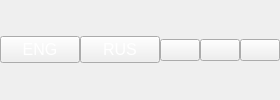
        <widget class="QFrame" name="header_frame_rigth">
         <property name="frameShape">
          <enum>QFrame::NoFrame</enum>
         </property>
         <property name="frameShadow">
          <enum>QFrame::Raised</enum>
         </property>
         <layout class="QHBoxLayout" name="horizontalLayout_2">
          <property name="spacing">
           <number>0</number>
          </property>
          <property name="leftMargin">
           <number>0</number>
          </property>
          <property name="topMargin">
           <number>0</number>
          </property>
          <property name="rightMargin">
           <number>0</number>
          </property>
          <property name="bottomMargin">
           <number>0</number>
          </property>
          <item>
           <widget class="QPushButton" name="btn_lang_eng">
            <property name="font">
             <font>
              <pointsize>12</pointsize>
             </font>
            </property>
            <property name="toolTip">
             <string>Language: English</string>
            </property>
            <property name="accessibleName">
             <string notr="true">ENG</string>
            </property>
            <property name="styleSheet">
             <string notr="true">color: white;</string>
            </property>
            <property name="text">
             <string>ENG</string>
            </property>
            <property name="iconSize">
             <size>
              <width>50</width>
              <height>32</height>
             </size>
            </property>
            <property name="autoDefault">
             <bool>false</bool>
            </property>
           </widget>
          </item>
          <item>
           <widget class="QPushButton" name="btn_lang_rus">
            <property name="font">
             <font>
              <pointsize>12</pointsize>
             </font>
            </property>
            <property name="toolTip">
             <string>Language: Russian</string>
            </property>
            <property name="accessibleName">
             <string notr="true">RUS</string>
            </property>
            <property name="styleSheet">
             <string notr="true">color: white;</string>
            </property>
            <property name="text">
             <string>RUS</string>
            </property>
            <property name="iconSize">
             <size>
              <width>50</width>
              <height>32</height>
             </size>
            </property>
           </widget>
          </item>
          <item>
           <widget class="QPushButton" name="btn_minimize_window">
            <property name="toolTip">
             <string>Minimize the window</string>
            </property>
            <property name="text">
             <string/>
            </property>
            <property name="iconSize">
             <size>
              <width>32</width>
              <height>32</height>
             </size>
            </property>
           </widget>
          </item>
          <item>
           <widget class="QPushButton" name="btn_restore_window">
            <property name="toolTip">
             <string>Restore the window</string>
            </property>
            <property name="text">
             <string/>
            </property>
            <property name="iconSize">
             <size>
              <width>32</width>
              <height>32</height>
             </size>
            </property>
           </widget>
          </item>
          <item>
           <widget class="QPushButton" name="btn_close_window">
            <property name="toolTip">
             <string>Close the window</string>
            </property>
            <property name="text">
             <string/>
            </property>
            <property name="iconSize">
             <size>
              <width>32</width>
              <height>32</height>
             </size>
            </property>
           </widget>
          </item>
         </layout>
        </widget>
